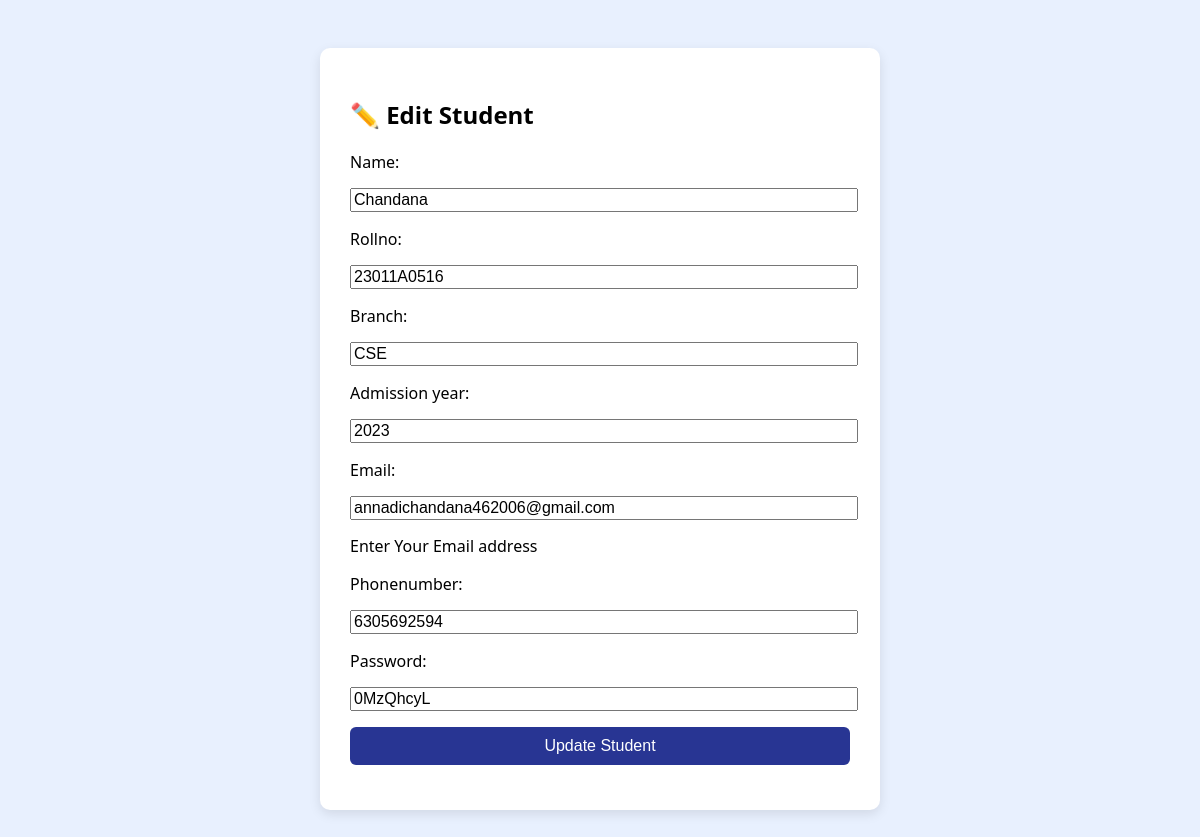
The page /edit-student/1/ on the database as committed earlier.
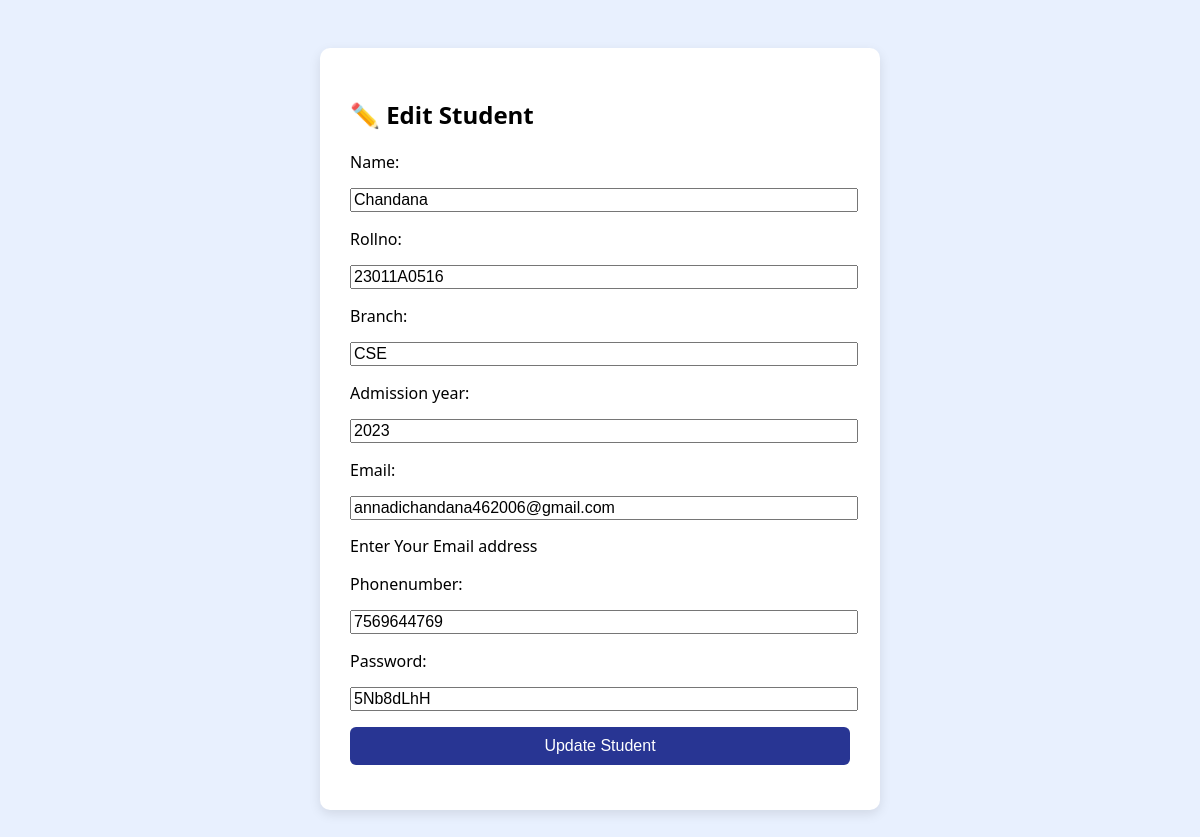
The same page on the database as committed later.
### chandana/models.py (models this page shows, shortened)
class student(models.Model):
    name = models.CharField(max_length=50)
    rollno = models.CharField(max_length=50)
    branch = models.CharField(max_length=50)
    admission_year = models.IntegerField()
    Email = models.EmailField(help_text="Enter Your Email address")
    phonenumber = models.CharField(max_length=15)
    password = models.CharField(max_length=100, blank=True, null=True)

### chandana/views.py (the view)
# urls.py: path('edit-student/', views.edit_student, name='add_student'),
def edit_student(request, student_id=None):
    if student_id:
        student_obj = get_object_or_404(student, id=student_id)
    else:
        student_obj = None
    if request.method == 'POST':
        form = studentform(request.POST, instance=student_obj)
        if form.is_valid():
            form.save()
            return redirect('manage_students')
    else:
        form = studentform(instance=student_obj)
    return render(request, 'edit_student.html', {'form': form, 'student_id': student_id})

### chandana/forms.py
class studentform(forms.ModelForm):
    class Meta:
        model=student
        fields='__all__'

### chandana/templates/edit_student.html (shortened to what this page needs)
<!DOCTYPE html>
<html>
<head>
</head>
<body>
  <div class="form-container">
    <h2>{% if student_id %}✏️ Edit{% else %}➕ Add{% endif %} Student</h2>
    <form method="post">
      {{ form.as_p }}
      <input type="submit" value="{% if student_id %}Update{% else %}Add{% endif %} Student">
    </form>
  </div>
</body>
</html>

Rows that differ between the two databases and show on the page:
changed student "Chandana": phonenumber "6305692594" → "7569644769"; password "0MzQhcyL" → "5Nb8dLhH"
